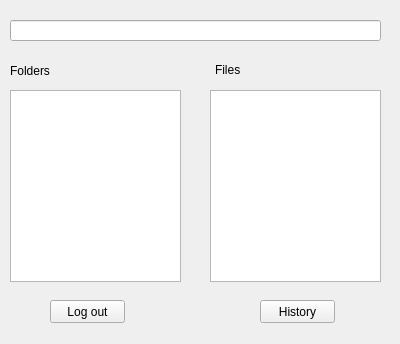
<?xml version="1.0" encoding="UTF-8"?>
<ui version="4.0">
 <class>FileBrowser</class>
 <widget class="QWidget" name="FileBrowser">
  <property name="geometry">
   <rect>
    <x>0</x>
    <y>0</y>
    <width>400</width>
    <height>344</height>
   </rect>
  </property>
  <property name="windowTitle">
   <string>Form</string>
  </property>
  <widget class="QLineEdit" name="lineEditCurrentFolder">
   <property name="geometry">
    <rect>
     <x>10</x>
     <y>20</y>
     <width>371</width>
     <height>21</height>
    </rect>
   </property>
  </widget>
  <widget class="QListWidget" name="listWidgetFolders">
   <property name="geometry">
    <rect>
     <x>10</x>
     <y>90</y>
     <width>171</width>
     <height>192</height>
    </rect>
   </property>
  </widget>
  <widget class="QListWidget" name="listWidgetFiles">
   <property name="geometry">
    <rect>
     <x>210</x>
     <y>90</y>
     <width>171</width>
     <height>192</height>
    </rect>
   </property>
  </widget>
  <widget class="QPushButton" name="pushButtonLogOut">
   <property name="geometry">
    <rect>
     <x>50</x>
     <y>300</y>
     <width>75</width>
     <height>23</height>
    </rect>
   </property>
   <property name="text">
    <string>Log out</string>
   </property>
  </widget>
  <widget class="QPushButton" name="pushButtonhistory">
   <property name="geometry">
    <rect>
     <x>260</x>
     <y>300</y>
     <width>75</width>
     <height>23</height>
    </rect>
   </property>
   <property name="text">
    <string>History</string>
   </property>
  </widget>
  <widget class="QLabel" name="label">
   <property name="geometry">
    <rect>
     <x>10</x>
     <y>60</y>
     <width>171</width>
     <height>21</height>
    </rect>
   </property>
   <property name="text">
    <string>Folders</string>
   </property>
  </widget>
  <widget class="QLabel" name="label_2">
   <property name="geometry">
    <rect>
     <x>215</x>
     <y>60</y>
     <width>161</width>
     <height>20</height>
    </rect>
   </property>
   <property name="text">
    <string>Files</string>
   </property>
  </widget>
 </widget>
 <resources/>
 <connections/>
</ui>
